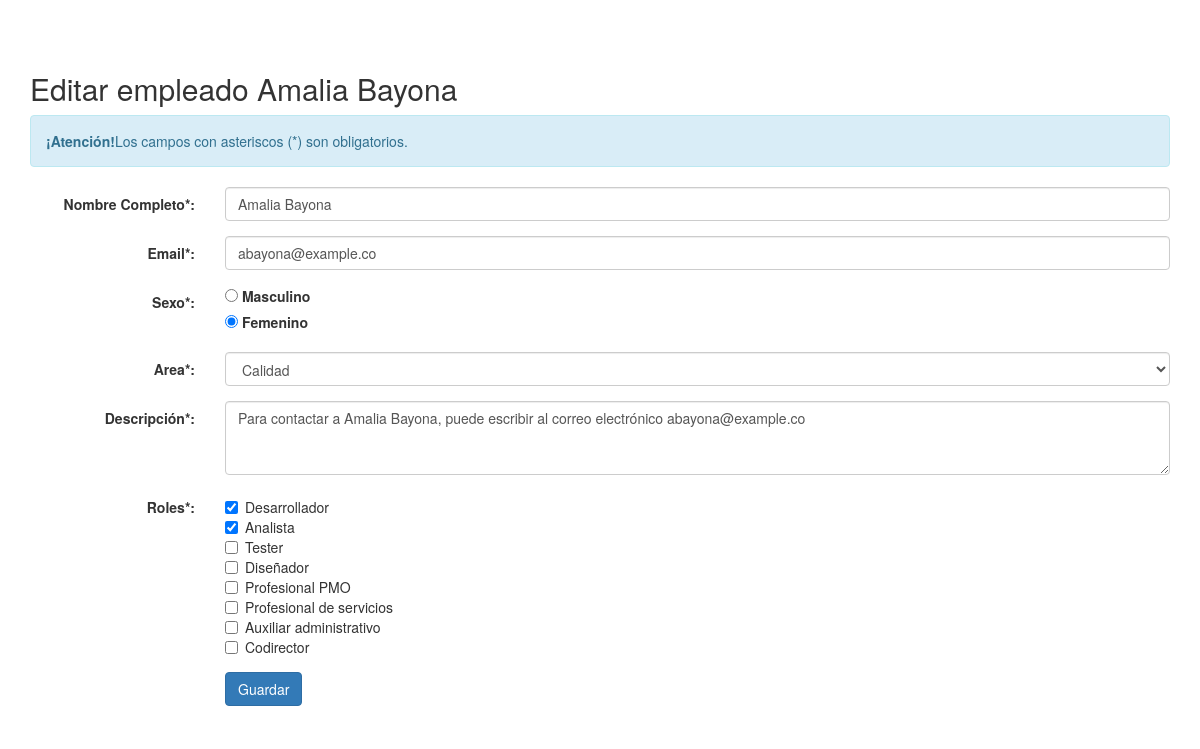
/?c=empleado&a=select&id=4, run on the app's committed database.
### tables this page shows
CREATE TABLE `empleado` (
  `id` int(11) NOT NULL,
  `nombre` varchar(255) NOT NULL,
  `email` varchar(255) NOT NULL,
  `sexo` char(1) NOT NULL,
  `area_id` int(11) NOT NULL,
  `boletin` int(11) DEFAULT NULL,
  `descripcion` text NOT NULL,
  `deleted` int(11) NOT NULL DEFAULT 0
);

CREATE TABLE `roles` (
  `id` int(11) NOT NULL,
  `nombre` varchar(255) NOT NULL
);

### controllers/empleadoController.php (called while the page is built, shortened)
<?php
require_once 'models/empleado.php';
class EmpleadoController{
    private $model;
    public function __CONSTRUCT(){
        $this->model = new empleado();
    }
    public function select(){
        $empleado = new empleado();
        if(isset($_REQUEST['id'])){
            $empleado = $this->model->select($_REQUEST['id']);
            $roles = $this->model->selectRoles($_REQUEST['id']);
        }
        require_once 'views/empleado/edit.php';
    }
}

### models/connection.php (called while the page is built, shortened)
<?php
  class Db {
    public static function connect() {
        $pdo = new PDO('mysql:host=localhost;dbname=prueba_tecnica_dev;charset=utf8', 'root', '');
        $pdo->setAttribute(PDO::ATTR_ERRMODE, PDO::ERRMODE_EXCEPTION);
        return $pdo;
    }
  }
?>

### models/empleado.php (called while the page is built, shortened)
<?php
class Empleado
{
	private $pdo;
	public function __CONSTRUCT(){
		try
		{
			$this->pdo = Db::connect();
		}
		catch(Exception $e)
		{
			die($e->getMessage());
		}
	}
    public function getAreas(){
		try
		{
			$stm = $this->pdo->prepare("SELECT * FROM areas");
			$stm->execute();
			return $stm->fetchAll(PDO::FETCH_OBJ);
		}
		catch(Exception $e)
		{
			die($e->getMessage());
		}
	}
    public function getRoles(){
		try
		{
			$stm = $this->pdo->prepare("SELECT * FROM roles");
			$stm->execute();
			return $stm->fetchAll(PDO::FETCH_OBJ);
		}
		catch(Exception $e)
		{
			die($e->getMessage());
		}
	}
	public function select($idEmpleado){
		try
		{
			$stm = $this->pdo->prepare("SELECT
                                            empleado.id as id,
                                            empleado.nombre AS nombre,
                                            empleado.email AS email,
                                            empleado.sexo AS sexo,
                                            areas.id AS area,
                                            empleado.boletin AS boletin,
											empleado.descripcion AS descripcion
                                        FROM empleado
                                        LEFT JOIN areas ON empleado.area_id = areas.id
                                        WHERE deleted = 0
										AND empleado.id = ?");
			$stm->execute(array($idEmpleado));
			return $stm->fetch(PDO::FETCH_OBJ);
		} catch (Exception $e)
		{
			die($e->getMessage());
		}
	}
	public function selectRoles($idEmpleado){
		try
		{
			$stm = $this->pdo->prepare("SELECT rol_id FROM empleado_rol WHERE empleado_id = ?");
			$stm->execute(array($idEmpleado));
			$roles = [];
            foreach($stm->fetchAll(PDO::FETCH_OBJ) as $key => $value){
                array_push($roles, $value->rol_id);
            }
			return $roles;
		} catch (Exception $e)
		{
			die($e->getMessage());
		}
	}
}

### views/empleado/edit.php (the view, shortened to what this page needs)
<!DOCTYPE html>
<html lang="en">
<head>
  <link rel="stylesheet" href="https://maxcdn.bootstrapcdn.com/bootstrap/3.4.1/css/bootstrap.min.css">
</head>
<body>
  <div class="container">
    <h2>Editar empleado <?php echo $empleado->nombre; ?></h2>
    <div class="alert alert-info">
      <strong>¡Atención!</strong>Los campos con asteriscos (*) son obligatorios.
    </div>
    <form id="frm-update" action="?c=empleado&a=update" method="post"  class="form-horizontal">
      <div class="form-group">
        <label class="control-label col-sm-2" for="nombre">Nombre Completo*:</label>
        <div class="col-sm-10">
          <input type="text" class="form-control" id="nombre" placeholder="Nombre completo del empleado" value="<?php echo $empleado->nombre; ?>" name="nombre" required>
        </div>
      </div>
      <div class="form-group">
        <label class="control-label col-sm-2" for="email">Email*:</label>
        <div class="col-sm-10">
          <input type="email" class="form-control" id="email" placeholder="Correo electrónico" value="<?php echo $empleado->email; ?>" name="email" required>
        </div>
      </div>
      <div class="form-group">
        <label class="control-label col-sm-2" for="sexo">Sexo*:</label>
        <div class="col-sm-10">
          <div class="form-check">
            <input type="radio" <?php if ($empleado->sexo == 'M') echo 'checked="checked"'; ?> id="M" name="sexo" value="M">
            <label for="M">Masculino</label><br>
            <input type="radio" <?php if ($empleado->sexo == 'F') echo 'checked="checked"'; ?> id="F" name="sexo" value="F">
            <label for="F">Femenino</label><br>
          </div>
        </div>
      </div>
      <div class="form-group">
        <label class="control-label col-sm-2" for="area">Area*:</label>
        <div class="col-sm-10">
        <select class="form-control form-select-lg mb-3" id="area" name="area" required>
          <?php foreach($this->model->getAreas() as $r): ?>
            <option value="<?php echo $r->id; ?>" <?php if ($empleado->area == $r->id) echo 'selected'; ?>><?php echo $r->nombre; ?></option>
          <?php endforeach; ?>
        </select>
        </div>
      </div>
      <div class="form-group">
        <label class="control-label col-sm-2" for="descripcion">Descripción*:</label>
        <div class="col-sm-10">
        <textarea id="descripcion" name="descripcion" class="form-control" rows="3"  required><?php echo $empleado->descripcion; ?></textarea>
        </div>
      </div>
      <div class="form-group">
        <label class="control-label col-sm-2" for="roles">Roles*: <?php json_encode($roles); ?></label>
        <div class="col-sm-10">
          <div class="checkbox" style="display: grid;">
                <?php foreach($this->model->getRoles() as $r): ?>
                    <?php if ( in_array($r->id, $roles) ): ?>
                        <label>
                            <input type="checkbox" id="roles" name="roles[]" checked value="<?php echo $r->id; ?>">
                            <?php echo $r->nombre; ?>
                            <br/>
                        </label>
                    <?php else: ?>
                        <label>
                            <input type="checkbox" id="roles" name="roles[]" value="<?php echo $r->id; ?>">
                            <?php echo $r->nombre; ?>
                            <br/>
                        </label>
                    <?php endif; ?>
            <?php endforeach; ?>
          </div>
        </div>
      </div>
      <div class="form-group">
        <div class="col-sm-offset-2 col-sm-10">
        <button id="btnSave" class="btn btn-primary">Guardar</button>
        </div>
      </div>
    </form>
  </div>
</body>
</html>

### data on the page
empleado: nombre "Amalia Bayona", email "abayona@example.co", sexo "☐ Masculino", sexo "☑ Femenino", descripcion "Para contactar a Amalia Bayona, puede escribir al correo electrónico abayona@example.co"
roles: nombre "Desarrollador"
roles: nombre "Analista"
roles: nombre "Tester"
roles: nombre "Diseñador"
roles: nombre "Profesional PMO"
roles: nombre "Profesional de servicios"
roles: nombre "Auxiliar administrativo"
roles: nombre "Codirector"

### other printed values
form field area "Calidad"
